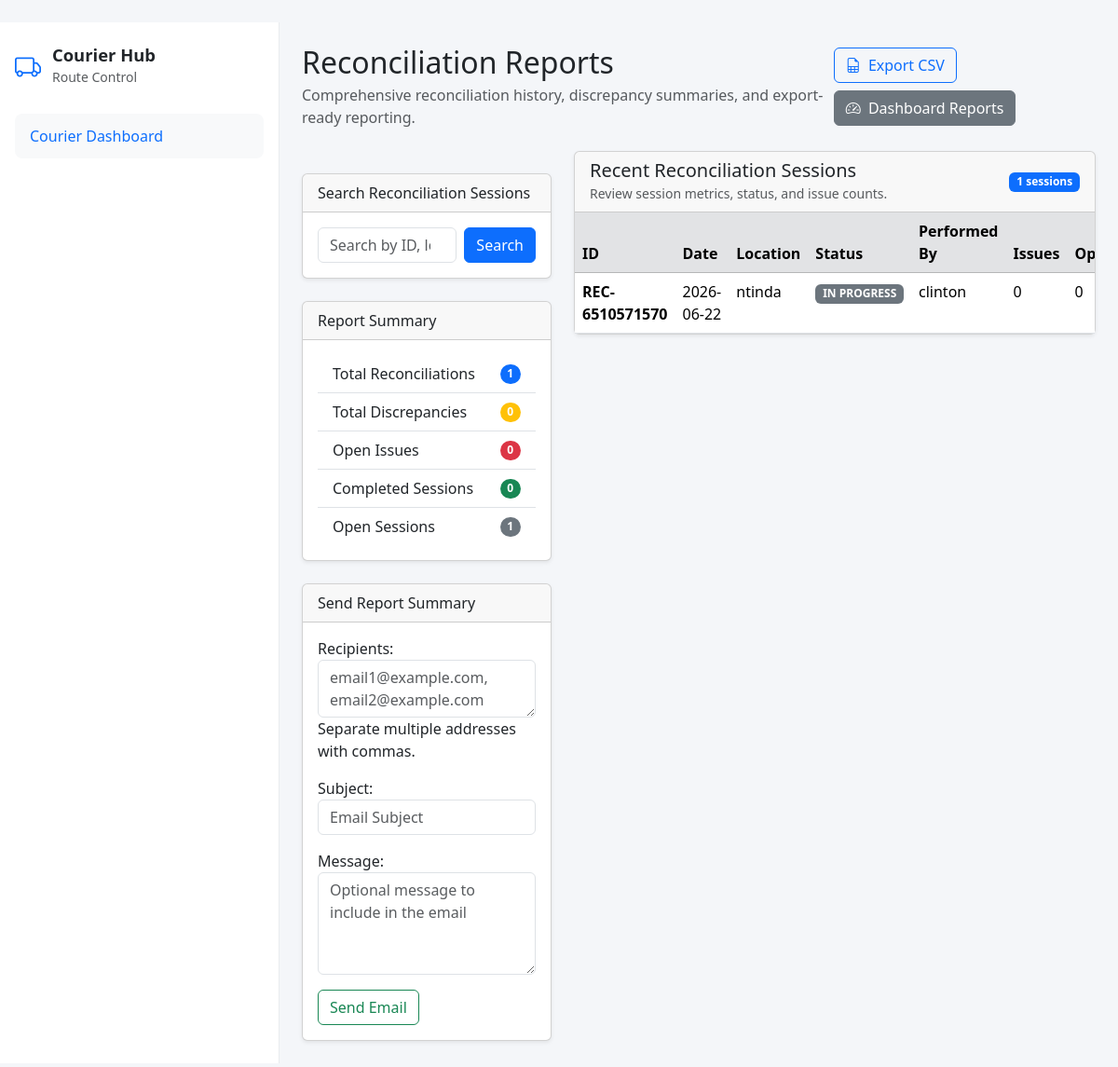
The app's page /reconciliation-reports/ (signed in) with its own data.
### inventory/models.py (models this page shows, shortened)
class Reconciliation(models.Model):
    id = models.UUIDField(primary_key=True, default=uuid.uuid4, editable=False)
    STATUS_CHOICES = [
        ('Open', 'Open'),
        ('In Progress', 'In Progress'),
        ('Completed', 'Completed'),
        ('Closed', 'Closed'),
    ]
    reconciliation_id = models.CharField(max_length=20, unique=True, editable=False, default=generate_reconciliation_id)
    reconciliation_date = models.DateField(default=timezone.localdate)
    location = models.CharField(max_length=200)
    performed_by = models.ForeignKey(
        settings.AUTH_USER_MODEL,
        null=True,
        blank=True,
        on_delete=models.SET_NULL,
        related_name='performed_reconciliations'
    )
    reviewed_by = models.ForeignKey(
        settings.AUTH_USER_MODEL,
        null=True,
        blank=True,
        on_delete=models.SET_NULL,
        related_name='reviewed_reconciliations'
    )
    approved_by = models.ForeignKey(
        settings.AUTH_USER_MODEL,
        null=True,
        blank=True,
        on_delete=models.SET_NULL,
        related_name='approved_reconciliations'
    )
    start_time = models.DateTimeField(null=True, blank=True)
    end_time = models.DateTimeField(null=True, blank=True)
    status = models.CharField(max_length=20, choices=STATUS_CHOICES, default='Open')
    notes = models.TextField(blank=True)
    created_at = models.DateTimeField(auto_now_add=True)
    class Meta:
        verbose_name = 'Reconciliation'
        verbose_name_plural = 'Reconciliations'
        ordering = ['-reconciliation_date', '-created_at']

class CustomUser(AbstractUser):
    id = models.UUIDField(primary_key=True, default=uuid.uuid4, editable=False)
    email = models.EmailField(unique=True)
    ROLE_CHOICES = [
        ('admin', 'Admin'),
        ('auditor', 'IT Compliance Auditor'),
        ('user', 'User'),
    ]
    role = models.CharField(
        max_length=50,
        choices=ROLE_CHOICES,
        default='user'
    )
    verified = models.BooleanField(default=False)
    verified_at = models.DateTimeField(null=True, blank=True)
    class Meta:
        verbose_name = 'User'
        verbose_name_plural = 'Users'

### inventory/views.py (the view, shortened to what this page needs)
# urls.py: path('reconciliation-reports/', views.reconciliation_reports, name='reconciliation-reports'),
@user_passes_test(has_report_access, login_url='signin')
@login_required(login_url='signin')
def reconciliation_reports(request):
    report_email_form = ReportEmailForm(request.POST or None)
    search_query = request.GET.get('search', '').strip()
    reconciliations = Reconciliation.objects.select_related(
        'performed_by', 'reviewed_by', 'approved_by'
    ).prefetch_related('results', 'results__tape').order_by('-reconciliation_date', '-created_at')
    reconciliation_count = reconciliations.count()
    total_issues = ReconciliationResult.objects.filter(reconciliation__in=reconciliations).count()
    open_issues = ReconciliationResult.objects.filter(
        reconciliation__in=reconciliations,
        resolution_status__in=['Open', 'Under Investigation']
    ).count()
    completed_count = reconciliations.filter(status='Completed').count()
    open_reconciliations = reconciliations.exclude(status='Completed').count()
    reconciliation_report_summary = {
        'total_reconciliations': reconciliation_count,
        'total_discrepancies': total_issues,
        'open_issues': open_issues,
        'completed_reconciliations': completed_count,
        'open_reconciliations': open_reconciliations,
    }
    for reconciliation in reconciliations:
        reconciliation.total_issues = reconciliation.results.count()
        reconciliation.open_issues = reconciliation.results.filter(
            resolution_status__in=['Open', 'Under Investigation']
        ).count()
    if request.GET.get('export_reconciliation_csv') == '1':
        return export_reconciliation_report_csv(reconciliations, summary=reconciliation_report_summary)
    context = {
        'report_email_form': report_email_form,
        'reconciliations': reconciliations,
        'search_query': search_query,
        'summary': reconciliation_report_summary,
        'selected_tab': 'reconciliation_reports',
        'report_export_url': reverse('reconciliation-reports'),
    }
    return render(request, 'reconciliation_reports.html', context)

### inventory/forms.py (shortened to what this page needs)
class ReportEmailForm(forms.Form):
    recipients = forms.CharField(
        widget=forms.Textarea(attrs={'class': 'form-control', 'placeholder': 'email1@example.com, email2@example.com', 'rows': 2}),
        label='Recipients',
        help_text='Separate multiple addresses with commas.',
        required=True,
    )
    subject = forms.CharField(
        widget=forms.TextInput(attrs={'class': 'form-control', 'placeholder': 'Email Subject'}),
        label='Subject',
        required=True,
    )
    message = forms.CharField(
        widget=forms.Textarea(attrs={'class': 'form-control', 'placeholder': 'Optional message to include in the email', 'rows': 4}),
        label='Message',
        required=False,
    )

### inventory/views.py (called while the page is built)
def has_report_access(user):
    return user.is_authenticated and (
        user.is_superuser or user.groups.filter(name__in=ALLOWED_REPORT_ROLES).exists()
    )

### inventory/templates/reconciliation_reports.html (shortened to what this page needs)
{% extends 'base.html' %}
{% load static %}
{% block content %}
<div class="container-fluid py-4">
    <div class="d-flex justify-content-between align-items-center mb-4">
        <div>
            <h2 class="mb-1">Reconciliation Reports</h2>
            <p class="text-muted mb-0">Comprehensive reconciliation history, discrepancy summaries, and export-ready reporting.</p>
        </div>
        <div class="btn-toolbar gap-2">
            <a href="{{ report_export_url }}?export_reconciliation_csv=1{% if search_query %}&search={{ search_query|urlencode }}{% endif %}" class="btn btn-outline-primary">
                <i class="bi bi-file-earmark-spreadsheet me-1"></i> Export CSV
            </a>
            <a href="{% url 'backup-dashboard' %}?show_reports=reports" class="btn btn-secondary">
                <i class="bi bi-speedometer2 me-1"></i> Dashboard Reports
            </a>
        </div>
    </div>
    <div class="row gy-4">
        <div class="col-lg-4">
            <div class="card shadow-sm mt-4">
                <div class="card-header">
                    Search Reconciliation Sessions
                </div>
                <div class="card-body">
                    <form method="get" class="d-flex gap-2">
                        <input type="search" name="search" class="form-control" placeholder="Search by ID, location, status, or user" value="{{ search_query|default_if_none:'' }}">
                        <button type="submit" class="btn btn-primary">Search</button>
                    </form>
                </div>
            </div>
            <div class="card shadow-sm mt-4">
                <div class="card-header">
                    Report Summary
                </div>
                <div class="card-body">
                    <ul class="list-group list-group-flush">
                        <li class="list-group-item d-flex justify-content-between align-items-center">
                            Total Reconciliations
                            <span class="badge bg-primary rounded-pill">{{ summary.total_reconciliations }}</span>
                        </li>
                        <li class="list-group-item d-flex justify-content-between align-items-center">
                            Total Discrepancies
                            <span class="badge bg-warning rounded-pill">{{ summary.total_discrepancies }}</span>
                        </li>
                        <li class="list-group-item d-flex justify-content-between align-items-center">
                            Open Issues
                            <span class="badge bg-danger rounded-pill">{{ summary.open_issues }}</span>
                        </li>
                        <li class="list-group-item d-flex justify-content-between align-items-center">
                            Completed Sessions
                            <span class="badge bg-success rounded-pill">{{ summary.completed_reconciliations }}</span>
                        </li>
                        <li class="list-group-item d-flex justify-content-between align-items-center">
                            Open Sessions
                            <span class="badge bg-secondary rounded-pill">{{ summary.open_reconciliations }}</span>
                        </li>
                    </ul>
                </div>
            </div>
            <div class="card shadow-sm mt-4">
                <div class="card-header">
                    Send Report Summary
                </div>
                <div class="card-body">
                    <form method="post" novalidate>
                        {{ report_email_form.as_p }}
                        <button type="submit" class="btn btn-outline-success">Send Email</button>
                    </form>
                </div>
            </div>
        </div>
        <div class="col-lg-8">
            <div class="card shadow-sm">
                <div class="card-header d-flex justify-content-between align-items-center">
                    <div>
                        <h5 class="mb-0">Recent Reconciliation Sessions</h5>
                        <small class="text-muted">Review session metrics, status, and issue counts.</small>
                    </div>
                    <span class="badge bg-primary">{{ reconciliations.count }} sessions</span>
                </div>
                <div class="card-body p-0">
                    <div class="table-responsive">
                        <table class="table table-hover mb-0">
                            <thead class="table-secondary">
                                <tr>
                                    <th scope="col">ID</th>
                                    <th scope="col">Date</th>
                                    <th scope="col">Location</th>
                                    <th scope="col">Status</th>
                                    <th scope="col">Performed By</th>
                                    <th scope="col">Issues</th>
                                    <th scope="col">Open</th>
                                </tr>
                            </thead>
                            <tbody>
                                {% for reconciliation in reconciliations %}
                                    <tr>
                                        <td class="fw-semibold">{{ reconciliation.reconciliation_id }}</td>
                                        <td>{{ reconciliation.reconciliation_date|date:'Y-m-d' }}</td>
                                        <td>{{ reconciliation.location }}</td>
                                        <td>
                                            <span class="badge bg-secondary text-uppercase">{{ reconciliation.status }}</span>
                                        </td>
                                        <td>
                                            {% if reconciliation.performed_by %}
                                                {{ reconciliation.performed_by.username }}
                                            {% else %}
                                                System
                                            {% endif %}
                                        </td>
                                        <td>{{ reconciliation.total_issues }}</td>
                                        <td>{{ reconciliation.open_issues }}</td>
                                    </tr>
                                {% empty %}
                                    <tr>
                                        <td colspan="8" class="text-center text-muted">No reconciliation sessions found.</td>
                                    </tr>
                                {% endfor %}
                            </tbody>
                        </table>
                    </div>
                </div>
            </div>
        </div>
    </div>
</div>
{% endblock %}

### inventory/templates/base.html (style rules this page uses)
body { background: #f4f6f9; min-height: 100vh; }

### records on screen
Reconciliation: reconciliation_id "REC-6510571570", reconciliation_date "2026-06-22", location "ntinda", status "IN PROGRESS", performed_by.username "clinton", total_issues "0", open_issues "0"

### other values on screen
{{ summary.total_reconciliations }} "1"
{{ summary.total_discrepancies }} "0"
{{ summary.open_issues }} "0"
{{ summary.completed_reconciliations }} "0"
{{ summary.open_reconciliations }} "1"
{{ reconciliations.count }} "1"
